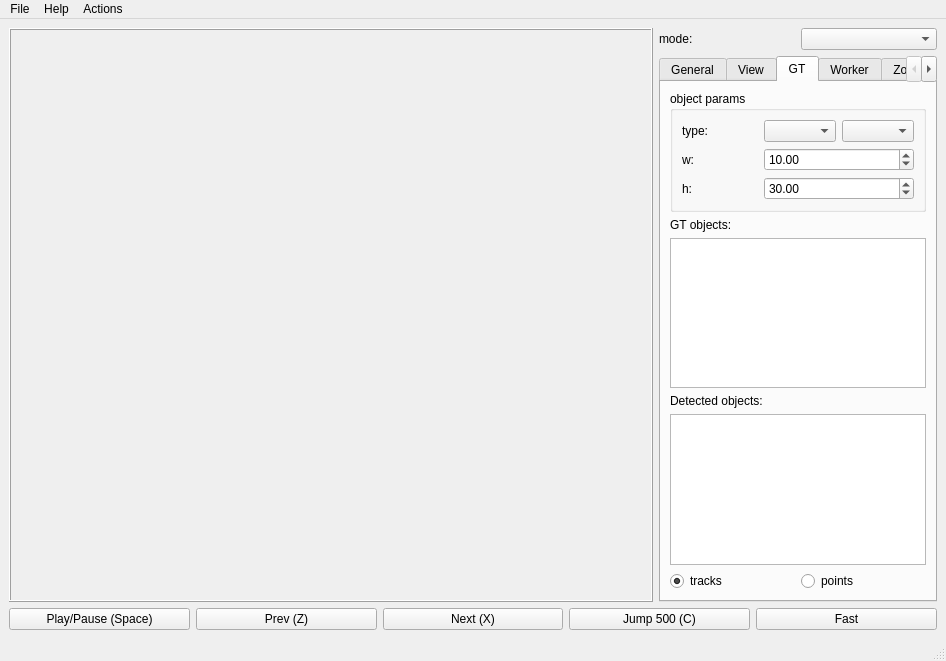
<?xml version="1.0" encoding="UTF-8"?>
<ui version="4.0">
 <class>DemoWindow</class>
 <widget class="QMainWindow" name="DemoWindow">
  <property name="geometry">
   <rect>
    <x>0</x>
    <y>0</y>
    <width>946</width>
    <height>661</height>
   </rect>
  </property>
  <property name="windowTitle">
   <string>gt-gui</string>
  </property>
  <widget class="QWidget" name="centralwidget">
   <layout class="QGridLayout" name="gridLayout_5" rowstretch="0,0,0" columnstretch="1,0,0">
    <item row="2" column="0" colspan="3">
     <layout class="QHBoxLayout" name="horizontalLayout">
      <item>
       <widget class="QPushButton" name="play_button">
        <property name="text">
         <string>Play/Pause (Space)</string>
        </property>
        <property name="shortcut">
         <string>Space</string>
        </property>
       </widget>
      </item>
      <item>
       <widget class="QPushButton" name="prev_button">
        <property name="text">
         <string>Prev (Z)</string>
        </property>
        <property name="shortcut">
         <string>Z</string>
        </property>
       </widget>
      </item>
      <item>
       <widget class="QPushButton" name="next_button">
        <property name="text">
         <string>Next (X)</string>
        </property>
        <property name="shortcut">
         <string>X</string>
        </property>
       </widget>
      </item>
      <item>
       <widget class="QPushButton" name="jump_button">
        <property name="text">
         <string>Jump 500 (C)</string>
        </property>
        <property name="shortcut">
         <string>C</string>
        </property>
       </widget>
      </item>
      <item>
       <widget class="QPushButton" name="fast_button">
        <property name="text">
         <string>Fast</string>
        </property>
        <property name="shortcut">
         <string>V</string>
        </property>
       </widget>
      </item>
     </layout>
    </item>
    <item row="1" column="1" colspan="2">
     <widget class="QTabWidget" name="data">
      <property name="currentIndex">
       <number>2</number>
      </property>
      <widget class="QWidget" name="general">
       <attribute name="title">
        <string>General</string>
       </attribute>
       <layout class="QGridLayout" name="gridLayout_6">
        <item row="3" column="0" colspan="3">
         <spacer name="verticalSpacer_4">
          <property name="orientation">
           <enum>Qt::Vertical</enum>
          </property>
          <property name="sizeHint" stdset="0">
           <size>
            <width>20</width>
            <height>40</height>
           </size>
          </property>
         </spacer>
        </item>
        <item row="0" column="1" colspan="2">
         <widget class="QLineEdit" name="task">
          <property name="enabled">
           <bool>false</bool>
          </property>
         </widget>
        </item>
        <item row="0" column="0">
         <widget class="QLabel" name="task_lbl">
          <property name="text">
           <string>Task Path:</string>
          </property>
         </widget>
        </item>
        <item row="1" column="0">
         <widget class="QLabel" name="media_path_lbl">
          <property name="text">
           <string>Media Path:</string>
          </property>
         </widget>
        </item>
        <item row="1" column="1">
         <widget class="QLineEdit" name="media_path">
          <property name="enabled">
           <bool>false</bool>
          </property>
         </widget>
        </item>
        <item row="1" column="2">
         <widget class="QToolButton" name="media_browse">
          <property name="text">
           <string>...</string>
          </property>
         </widget>
        </item>
        <item row="2" column="0">
         <widget class="QLabel" name="gt_path_lbl">
          <property name="text">
           <string>GT Path:</string>
          </property>
         </widget>
        </item>
        <item row="2" column="1" colspan="2">
         <widget class="QLineEdit" name="gt_path">
          <property name="enabled">
           <bool>false</bool>
          </property>
         </widget>
        </item>
       </layout>
      </widget>
      <widget class="QWidget" name="view_opts">
       <attribute name="title">
        <string>View</string>
       </attribute>
       <layout class="QVBoxLayout" name="verticalLayout_3">
        <item>
         <widget class="QCheckBox" name="gt_checkbox">
          <property name="text">
           <string>ground truth (Q)</string>
          </property>
          <property name="shortcut">
           <string>Q</string>
          </property>
          <property name="checked">
           <bool>true</bool>
          </property>
         </widget>
        </item>
        <item>
         <widget class="QCheckBox" name="results_checkbox">
          <property name="text">
           <string>results (W)</string>
          </property>
          <property name="shortcut">
           <string>W</string>
          </property>
         </widget>
        </item>
        <item>
         <widget class="QCheckBox" name="detections_checkbox">
          <property name="text">
           <string>detections (E)</string>
          </property>
          <property name="shortcut">
           <string>E</string>
          </property>
         </widget>
        </item>
        <item>
         <widget class="QCheckBox" name="targets_checkbox">
          <property name="text">
           <string>targets (R)</string>
          </property>
          <property name="shortcut">
           <string>R</string>
          </property>
         </widget>
        </item>
        <item>
         <widget class="QCheckBox" name="zones_checkbox">
          <property name="enabled">
           <bool>true</bool>
          </property>
          <property name="text">
           <string>zones (T)</string>
          </property>
          <property name="shortcut">
           <string>T</string>
          </property>
         </widget>
        </item>
        <item>
         <widget class="QCheckBox" name="lost_objects_checkbox">
          <property name="enabled">
           <bool>false</bool>
          </property>
          <property name="text">
           <string>lost objects (J)</string>
          </property>
         </widget>
        </item>
        <item>
         <widget class="QCheckBox" name="feature_tracks_checkbox">
          <property name="enabled">
           <bool>false</bool>
          </property>
          <property name="text">
           <string>feature tracks (V)</string>
          </property>
         </widget>
        </item>
        <item>
         <widget class="QCheckBox" name="lost_features_checkbox">
          <property name="enabled">
           <bool>false</bool>
          </property>
          <property name="text">
           <string>lost features (B)</string>
          </property>
         </widget>
        </item>
        <item>
         <widget class="QCheckBox" name="prefilter_use_checkbox">
          <property name="enabled">
           <bool>false</bool>
          </property>
          <property name="text">
           <string>use prefilter (P)</string>
          </property>
         </widget>
        </item>
        <item>
         <widget class="QCheckBox" name="bg_mask_checkbox">
          <property name="enabled">
           <bool>false</bool>
          </property>
          <property name="text">
           <string>bg mask (W)</string>
          </property>
         </widget>
        </item>
        <item>
         <spacer name="verticalSpacer">
          <property name="orientation">
           <enum>Qt::Vertical</enum>
          </property>
          <property name="sizeHint" stdset="0">
           <size>
            <width>20</width>
            <height>247</height>
           </size>
          </property>
         </spacer>
        </item>
       </layout>
      </widget>
      <widget class="QWidget" name="gt_data">
       <attribute name="title">
        <string>GT</string>
       </attribute>
       <layout class="QGridLayout" name="gridLayout_2">
        <item row="5" column="0">
         <widget class="QRadioButton" name="table_track_view">
          <property name="text">
           <string>tracks</string>
          </property>
          <property name="checked">
           <bool>true</bool>
          </property>
         </widget>
        </item>
        <item row="1" column="0">
         <widget class="QLabel" name="gt_obj_lbl">
          <property name="text">
           <string>GT objects:</string>
          </property>
         </widget>
        </item>
        <item row="5" column="1">
         <widget class="QRadioButton" name="table_point_view">
          <property name="text">
           <string>points</string>
          </property>
         </widget>
        </item>
        <item row="4" column="0" colspan="2">
         <widget class="QTableWidget" name="result_obj_table">
          <property name="selectionBehavior">
           <enum>QAbstractItemView::SelectRows</enum>
          </property>
          <attribute name="horizontalHeaderDefaultSectionSize">
           <number>30</number>
          </attribute>
          <attribute name="horizontalHeaderMinimumSectionSize">
           <number>15</number>
          </attribute>
          <attribute name="verticalHeaderVisible">
           <bool>false</bool>
          </attribute>
          <attribute name="verticalHeaderDefaultSectionSize">
           <number>15</number>
          </attribute>
          <attribute name="verticalHeaderMinimumSectionSize">
           <number>10</number>
          </attribute>
         </widget>
        </item>
        <item row="3" column="0" colspan="2">
         <widget class="QLabel" name="result_obj_lbl">
          <property name="text">
           <string>Detected objects:</string>
          </property>
         </widget>
        </item>
        <item row="2" column="0" colspan="2">
         <widget class="QTableWidget" name="gt_obj_table">
          <property name="editTriggers">
           <set>QAbstractItemView::NoEditTriggers</set>
          </property>
          <property name="selectionBehavior">
           <enum>QAbstractItemView::SelectRows</enum>
          </property>
          <attribute name="horizontalHeaderDefaultSectionSize">
           <number>30</number>
          </attribute>
          <attribute name="horizontalHeaderMinimumSectionSize">
           <number>15</number>
          </attribute>
          <attribute name="verticalHeaderVisible">
           <bool>false</bool>
          </attribute>
          <attribute name="verticalHeaderDefaultSectionSize">
           <number>15</number>
          </attribute>
          <attribute name="verticalHeaderMinimumSectionSize">
           <number>10</number>
          </attribute>
         </widget>
        </item>
        <item row="0" column="0" colspan="2">
         <widget class="QGroupBox" name="obj_params">
          <property name="title">
           <string>object params</string>
          </property>
          <layout class="QGridLayout" name="gridLayout">
           <item row="1" column="2">
            <widget class="QDoubleSpinBox" name="obj_size_w">
             <property name="maximum">
              <double>100.000000000000000</double>
             </property>
             <property name="value">
              <double>10.000000000000000</double>
             </property>
            </widget>
           </item>
           <item row="1" column="0">
            <widget class="QLabel" name="obj_size_w_lbl">
             <property name="text">
              <string>w:</string>
             </property>
            </widget>
           </item>
           <item row="2" column="2">
            <widget class="QDoubleSpinBox" name="obj_size_h">
             <property name="maximum">
              <double>100.000000000000000</double>
             </property>
             <property name="value">
              <double>30.000000000000000</double>
             </property>
            </widget>
           </item>
           <item row="2" column="0">
            <widget class="QLabel" name="obj_size_h_lbl">
             <property name="text">
              <string>h:</string>
             </property>
            </widget>
           </item>
           <item row="0" column="0">
            <widget class="QLabel" name="object_type_lbl">
             <property name="text">
              <string>type:</string>
             </property>
            </widget>
           </item>
           <item row="0" column="2">
            <layout class="QHBoxLayout" name="horizontalLayout_2">
             <item>
              <widget class="QComboBox" name="object_type"/>
             </item>
             <item>
              <widget class="QComboBox" name="object_subtype"/>
             </item>
            </layout>
           </item>
          </layout>
         </widget>
        </item>
       </layout>
      </widget>
      <widget class="QWidget" name="worker_opts">
       <attribute name="title">
        <string>Worker</string>
       </attribute>
       <layout class="QGridLayout" name="gridLayout_4">
        <item row="1" column="1">
         <widget class="QComboBox" name="tracker_type"/>
        </item>
        <item row="0" column="0">
         <widget class="QLabel" name="det_type_lbl">
          <property name="text">
           <string>detector type</string>
          </property>
         </widget>
        </item>
        <item row="1" column="0">
         <widget class="QLabel" name="tracker_type_lbl">
          <property name="text">
           <string>tracker type</string>
          </property>
         </widget>
        </item>
        <item row="0" column="1">
         <widget class="QComboBox" name="det_type"/>
        </item>
        <item row="2" column="0" colspan="2">
         <spacer name="verticalSpacer_3">
          <property name="orientation">
           <enum>Qt::Vertical</enum>
          </property>
          <property name="sizeHint" stdset="0">
           <size>
            <width>20</width>
            <height>40</height>
           </size>
          </property>
         </spacer>
        </item>
       </layout>
      </widget>
      <widget class="QWidget" name="zones_opts">
       <attribute name="title">
        <string>Zones</string>
       </attribute>
       <layout class="QGridLayout" name="gridLayout_3">
        <item row="2" column="1">
         <spacer name="verticalSpacer_2">
          <property name="orientation">
           <enum>Qt::Vertical</enum>
          </property>
          <property name="sizeHint" stdset="0">
           <size>
            <width>20</width>
            <height>40</height>
           </size>
          </property>
         </spacer>
        </item>
        <item row="1" column="1">
         <widget class="QComboBox" name="zone_type"/>
        </item>
        <item row="0" column="1">
         <widget class="QComboBox" name="zone_number"/>
        </item>
        <item row="0" column="0">
         <widget class="QLabel" name="zone_num_lbl">
          <property name="text">
           <string>zone num</string>
          </property>
         </widget>
        </item>
        <item row="1" column="0">
         <widget class="QLabel" name="zone_type_lbl">
          <property name="text">
           <string>zone type</string>
          </property>
         </widget>
        </item>
       </layout>
      </widget>
     </widget>
    </item>
    <item row="0" column="1">
     <widget class="QLabel" name="mode_lbl">
      <property name="text">
       <string>mode:</string>
      </property>
     </widget>
    </item>
    <item row="0" column="2">
     <widget class="QComboBox" name="mode"/>
    </item>
    <item row="0" column="0" rowspan="2">
     <widget class="QFrame" name="video_frame">
      <property name="frameShape">
       <enum>QFrame::Box</enum>
      </property>
      <property name="frameShadow">
       <enum>QFrame::Raised</enum>
      </property>
      <layout class="QVBoxLayout" name="verticalLayout_2"/>
     </widget>
    </item>
   </layout>
  </widget>
  <widget class="QMenuBar" name="menubar">
   <property name="geometry">
    <rect>
     <x>0</x>
     <y>0</y>
     <width>946</width>
     <height>26</height>
    </rect>
   </property>
   <widget class="QMenu" name="menuFile">
    <property name="title">
     <string>File</string>
    </property>
    <addaction name="open_task_act"/>
    <addaction name="save_gt_act"/>
    <addaction name="load_gt_act"/>
    <addaction name="load_result_act"/>
    <addaction name="save_result_act"/>
    <addaction name="exit_act"/>
   </widget>
   <widget class="QMenu" name="menuHelp">
    <property name="title">
     <string>Help</string>
    </property>
    <addaction name="help_act"/>
    <addaction name="about_act"/>
   </widget>
   <widget class="QMenu" name="menuActions">
    <property name="title">
     <string>Actions</string>
    </property>
    <addaction name="compute_stat_act"/>
   </widget>
   <addaction name="menuFile"/>
   <addaction name="menuHelp"/>
   <addaction name="menuActions"/>
  </widget>
  <widget class="QStatusBar" name="statusbar"/>
  <action name="exit_act">
   <property name="text">
    <string>Exit</string>
   </property>
   <property name="shortcut">
    <string>Ctrl+Q</string>
   </property>
  </action>
  <action name="help_act">
   <property name="text">
    <string>Help</string>
   </property>
   <property name="shortcut">
    <string>F1</string>
   </property>
  </action>
  <action name="save_gt_act">
   <property name="text">
    <string>Save GT (F2)</string>
   </property>
   <property name="shortcut">
    <string>F2</string>
   </property>
  </action>
  <action name="save_result_act">
   <property name="text">
    <string>Save result</string>
   </property>
   <property name="shortcut">
    <string>F4</string>
   </property>
  </action>
  <action name="load_result_act">
   <property name="text">
    <string>Load result</string>
   </property>
   <property name="shortcut">
    <string>F3</string>
   </property>
  </action>
  <action name="about_act">
   <property name="text">
    <string>About</string>
   </property>
  </action>
  <action name="load_gt_act">
   <property name="text">
    <string>Load GT (F3)</string>
   </property>
  </action>
  <action name="open_task_act">
   <property name="text">
    <string>Open Task</string>
   </property>
  </action>
  <action name="compute_stat_act">
   <property name="text">
    <string>Compute Statistics</string>
   </property>
   <property name="toolTip">
    <string>Compute detection statistics</string>
   </property>
  </action>
 </widget>
 <resources/>
 <connections/>
</ui>
